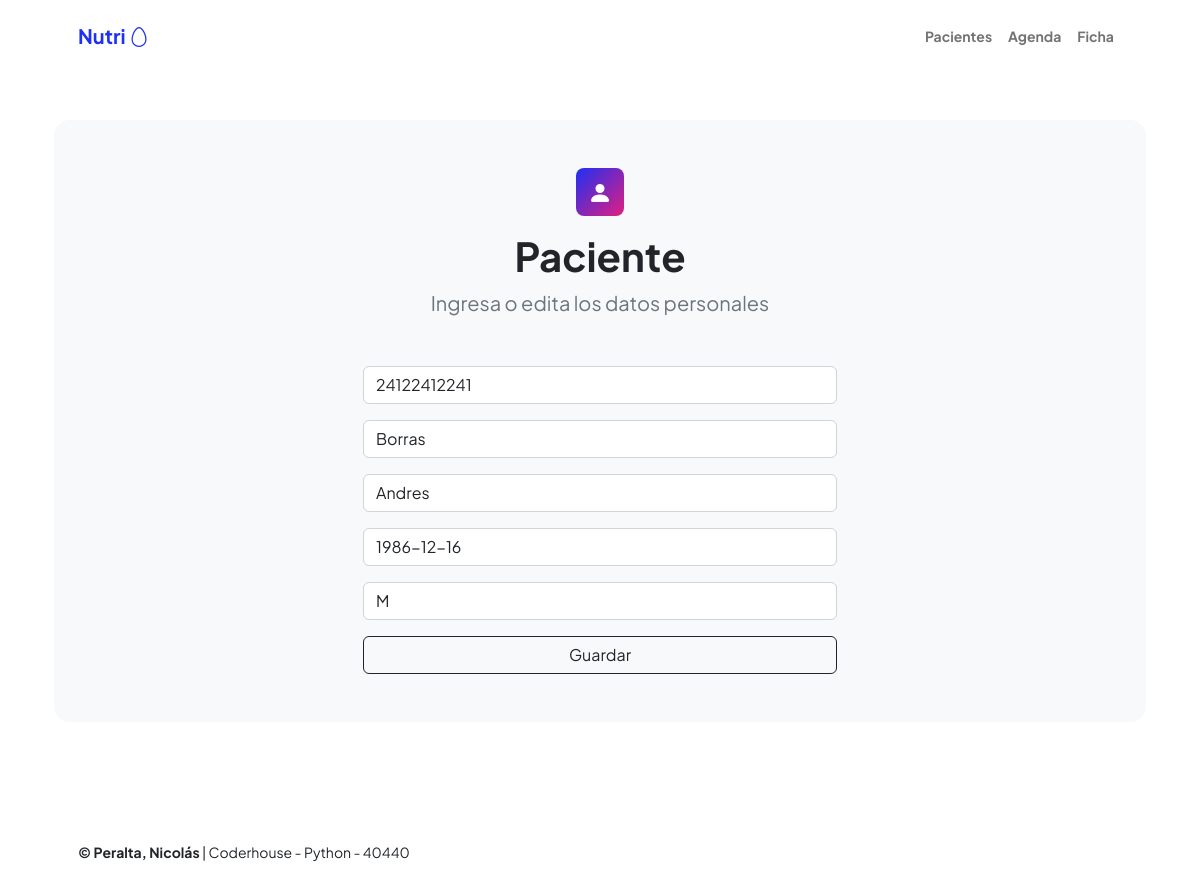
The page /pacientes-editar/24122412241/ on the database as committed earlier.
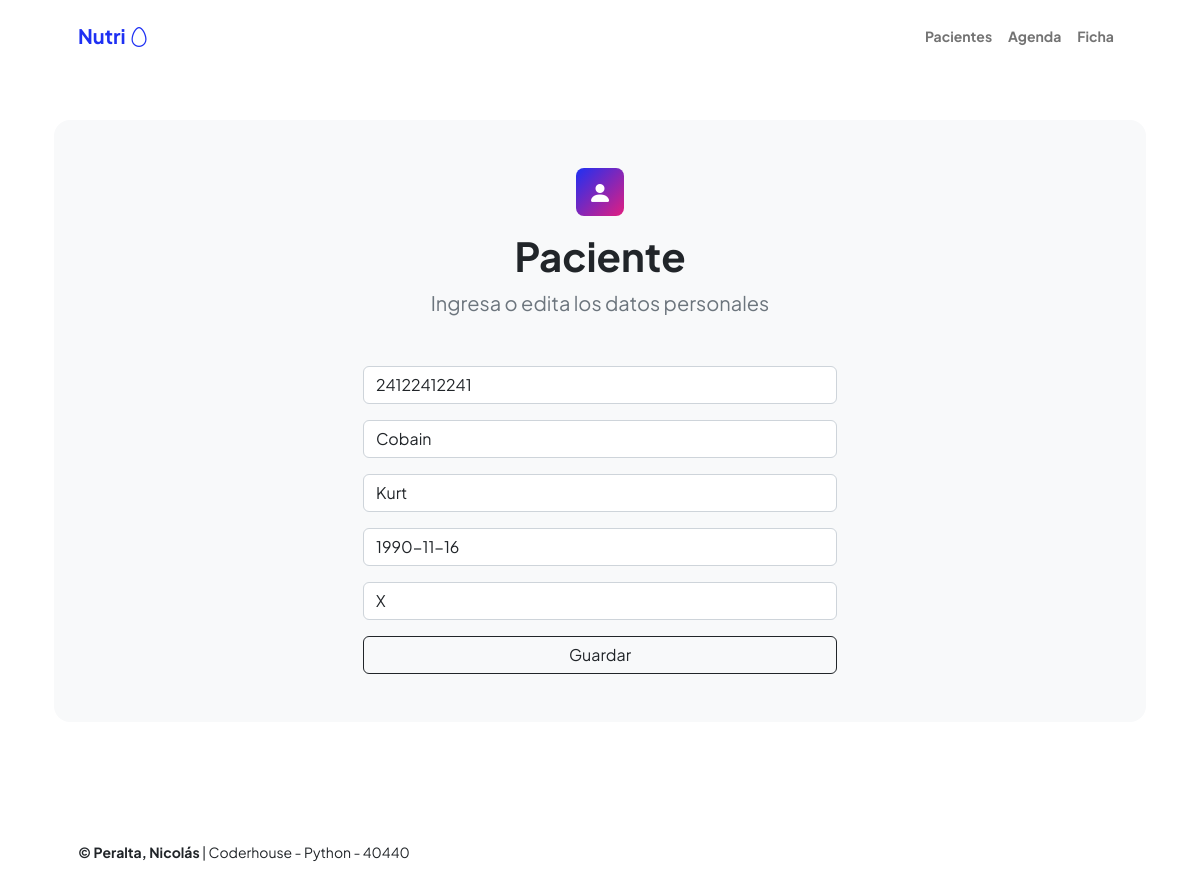
The same page on the database as committed later.
### agenda/models.py (models this page shows, shortened)
class pacientes(models.Model):
    cuil = models.CharField(max_length=11, primary_key=True)
    apellido = models.CharField(max_length=200)
    nombres = models.CharField(max_length=200)
    nacimiento = models.DateField(null=True)
    tipos_generos = [("M", "Masculino"), ("F", "Femenino"), ("X", "No binario / No responde")]
    genero=models.CharField(max_length=1, choices=tipos_generos)

### agenda/views.py (the view)
# urls.py: path('pacientes-editar/<int:pk>/', views.vista_pacientes_editar, name="pacientes_editar"),
def vista_pacientes_editar(request, pk):
    paciente = pacientes.objects.get(cuil=pk)
    if request.method == "POST":
        formulario = form_pacientes(request.POST)
        if formulario.is_valid():
            data = formulario.cleaned_data
            paciente.cuil = data["cuil"]
            paciente.apellido = data["apellido"]
            paciente.nombres = data["nombres"]
            paciente.nacimiento = data["nacimiento"]
            paciente.genero = data["genero"]
            paciente.save()
            url_exitosa = reverse('pacientes')
            return redirect(url_exitosa)
    else:  # GET
        inicial = {
            'cuil': paciente.cuil,
            'apellido': paciente.apellido,
            'nombres': paciente.nombres,
            'nacimiento': paciente.nacimiento,
            'genero': paciente.genero,
        }
        formulario = form_pacientes(initial=inicial)
    return render(
        request=request,
        template_name='agenda/pacientes_agregar.html',
        context={'formulario': formulario},
    )

### agenda/forms.py
class form_pacientes(forms.Form):
    cuil = forms.CharField(required=True, max_length=11, label='', widget=forms.TextInput(attrs={'placeholder': 'Cuil','class':'form-control'}))
    apellido = forms.CharField(required=True, max_length=200, label='', widget=forms.TextInput(attrs={'placeholder': 'Apellido','class':'form-control'}))
    nombres = forms.CharField(required=True, max_length=200, label='', widget=forms.TextInput(attrs={'placeholder': 'Nombres','class':'form-control'}))
    nacimiento = forms.DateField(label='', widget=forms.TextInput(attrs={'placeholder': 'Fecha de Nacimiento','class':'form-control'}))
    genero = forms.CharField(max_length=1, label='', widget=forms.TextInput(attrs={'placeholder': 'Género','class':'form-control'}))

### agenda/templates/agenda/pacientes_agregar.html (shortened to what this page needs)
{% extends 'agenda/base.html' %}
  {% block contenido%}
<div class="bg-light rounded-4 py-5 px-4 px-md-5">
  <div class="text-center mb-5">
    <div class="feature bg-primary bg-gradient-primary-to-secondary text-white rounded-3 mb-3"><i class="bi bi-person-fill"></i></div>
        <h1 class="fw-bolder">Paciente</h1>
        <p class="lead fw-normal text-muted mb-0">Ingresa o edita los datos personales</p>
    </div>
  <div class="row gx-5 justify-content-center">
  <div class="col-lg-8 col-xl-6">
<form method="post">
  {{formulario.as_p}}
  <div class="d-grid">
    <input type = "submit" class="btn btn-outline-dark "  value = "Guardar" />
  </div>
</form>
  </div>
  </div>
  </div>
</div>
  {% endblock contenido%}

### agenda/templates/agenda/base.html (shortened to what this page needs)
{% load static %}
<!DOCTYPE html>
<html lang="en">
  <head>
    <link
      href="https://cdn.jsdelivr.net/npm/bootstrap-icons@1.8.1/font/bootstrap-icons.css"
      rel="stylesheet"
    />
    <link href="{% static 'css/styles.css' %}" rel="stylesheet" />
  </head>
  <body class="d-flex flex-column h-100">
    <main class="flex-shrink-0">
      <nav class="navbar navbar-expand-lg navbar-light bg-white py-3">
        <div class="container px-5">
          <a class="navbar-brand" href="{% url 'index' %}"
            ><span class="fw-bolder text-primary">Nutri <i class="bi bi-egg"> </i></span></a
          >
          <div class="collapse navbar-collapse" id="navbarSupportedContent">
            <ul class="navbar-nav ms-auto mb-2 mb-lg-0 small fw-bolder">
              <li class="nav-item">
                <a class="nav-link" href="{% url 'pacientes' %}">Pacientes</a>
              </li>
              <li class="nav-item">
                <a class="nav-link" href="{% url 'agenda' %}">Agenda</a>
              </li>
              <li class="nav-item">
                <a class="nav-link" href="{% url 'ficha' %}">Ficha</a>
              </li>
            </ul>
          </div>
        </div>
      </nav>
      <header class="py-5">
        <div class="container px-5 pb-5">
          <div class="row gx-5 align-items-center">
            {% block contenido%} {% endblock contenido%}
          </div>
      </header>
    </main>
    <footer class="bg-white py-4 mt-auto">
      <div class="container px-5">
        <div
          class="row align-items-center justify-content-between flex-column flex-sm-row"
        >
          <div class="col-auto">
            <div class="small m-0"> <b> &copy;  Peralta, Nicolás</b> | Coderhouse - Python - 40440</div>
          </div>
        </div>
      </div>
    </footer>
  </body>
</html>

Rows that differ between the two databases and show on the page:
changed pacientes id 24122412241: apellido "Borras" → "Cobain"; nombres "Andres" → "Kurt"; nacimiento "1986-12-16" → "1990-11-16"; genero "M" → "X"
